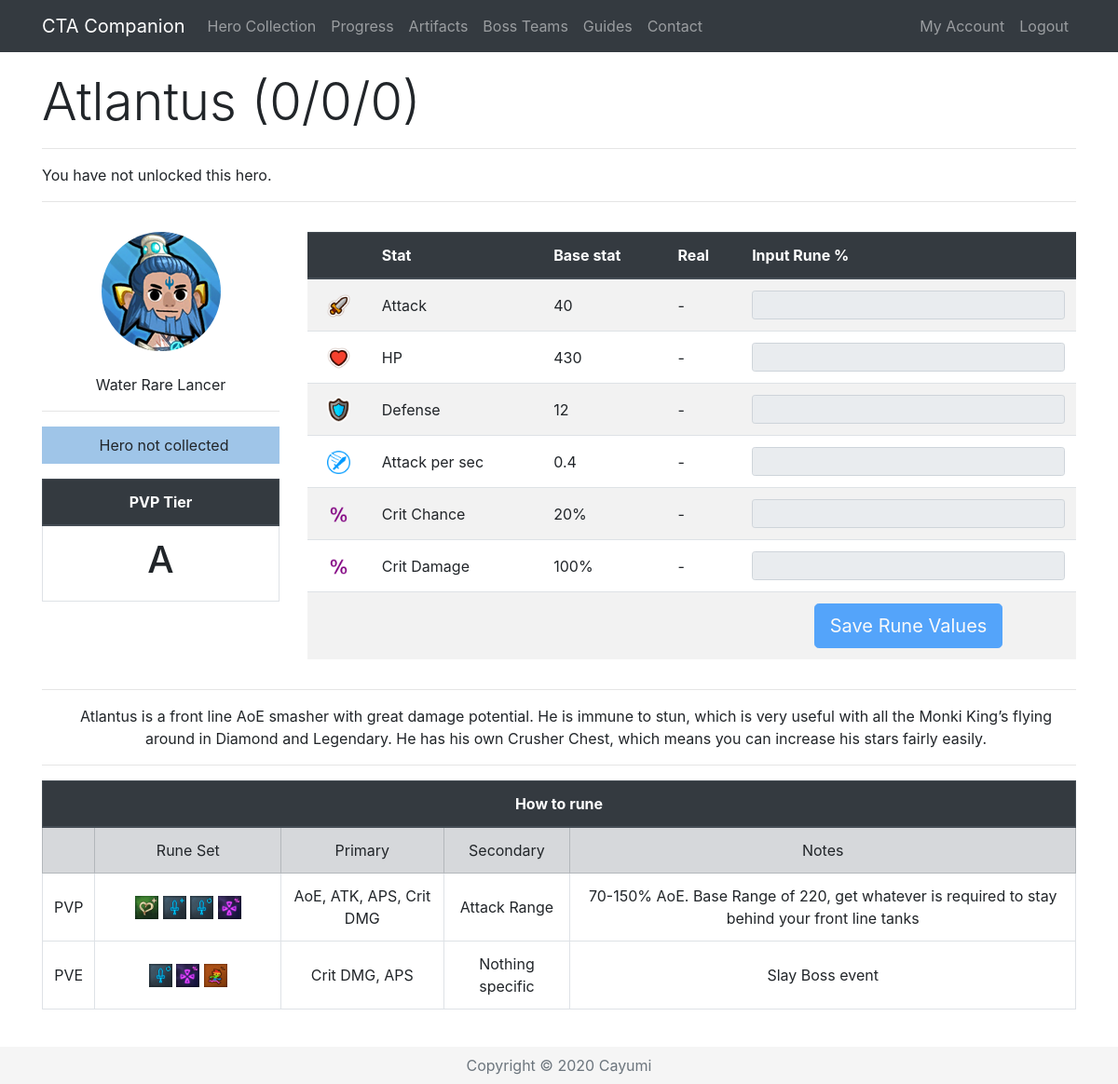
The page /Hero/5 (signed in) on the database as committed earlier.
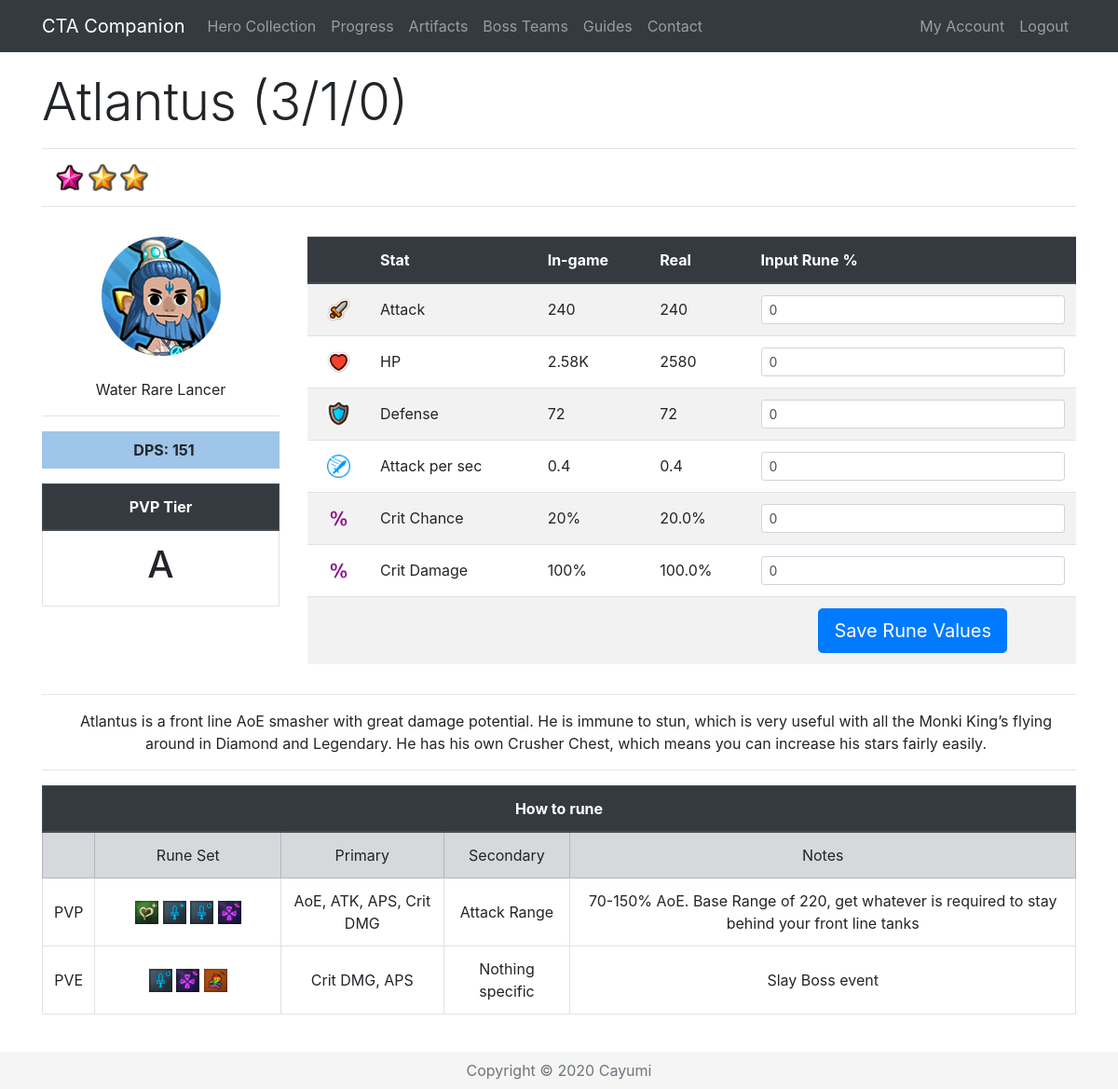
The same page on the database as committed later.
### app/models.py (models this page shows, shortened)
class Base(db.Model):
    id = db.Column(db.Integer, primary_key=True)
    name = db.Column(db.String(32), index=True, unique=True)
    nameSafe = db.Column(db.String(32), index=True, unique=True)
    job = db.Column(db.String(16), index=True)
    rarity = db.Column(db.String(16), index=True)
    element = db.Column(db.String(16), index=True)
    gender = db.Column(db.String(16), index=True)
    crusher = db.Column(db.Integer, index=True)
    fly = db.Column(db.Integer, index=True)
    blitz = db.Column(db.Integer, index=True)
    atk = db.Column(db.Integer, index=True)
    hp = db.Column(db.Integer, index=True)
    defense = db.Column(db.Integer, index=True)
    crit = db.Column(db.Integer, index=True)
    critDmg = db.Column(db.Integer, index=True)
    movespeed = db.Column(db.Integer, index=True)
    aps = db.Column(db.Integer, index=True)
    arange = db.Column(db.Integer, index=True)
    resistance = db.Column(db.Integer, index=True)
    frenzy = db.Column(db.Integer, index=True)
    dodge = db.Column(db.Integer, index=True)
    stun = db.Column(db.Integer, index=True)
    stunTime = db.Column(db.Integer, index=True)
    aoe = db.Column(db.Integer, index=True)
    ult = db.Column(db.Integer, index=True)
    kshp = db.Column(db.Integer, index=True)
    gold = db.Column(db.Integer, index=True)
    freeze = db.Column(db.Integer, index=True)
    freezeTime = db.Column(db.Integer, index=True)
    freezeDmg = db.Column(db.Integer, index=True)
    burn = db.Column(db.Integer, index=True)
    burnTime = db.Column(db.Integer, index=True)
    burnDmg = db.Column(db.Integer, index=True)
    poison = db.Column(db.Integer, index=True)
    poisonTime = db.Column(db.Integer, index=True)
    poisonDmg = db.Column(db.Integer, index=True)
    sp2 = db.Column(db.Integer, index=True)
    sp2num = db.Column(db.Integer, index=True)
    buffElement = db.Column(db.String(16), index=True)
    buffType = db.Column(db.Integer, index=True)
    buffStat = db.Column(db.String(16), index=True)
    buff = db.Column(db.Integer, index=True)
    heroes = db.relationship('Hero', backref='baseStats', lazy='dynamic')

class Hero(db.Model):
    id = db.Column(db.Integer, primary_key=True)
    level = db.Column(db.Integer, index=True)
    awaken = db.Column(db.Integer, index=True)
    wpn = db.Column(db.Integer, index=True)
    medals = db.Column(db.Integer, index=True)
    runedAtk = db.Column(db.Integer, index=True)
    runedHp = db.Column(db.Integer, index=True)
    runedDef = db.Column(db.Integer, index=True)
    runedAps = db.Column(db.Integer, index=True)
    runedCrit = db.Column(db.Integer, index=True)
    runedCritDmg = db.Column(db.Integer, index=True)
    user_id = db.Column(db.Integer, db.ForeignKey('user.id'))
    base_id = db.Column(db.Integer, db.ForeignKey('base.id'))
    def displayStat(self, stat):
        if stat < 1000:
            return str(int(round(stat, 0)))
        elif stat > 1000000:
            return str(round(stat/1000000, 2))+"M"
        else:
            return str(round(stat/1000, 2))+"K"
    def atk(self):
        runedAttack = self.runedAtk
        base = self.baseStats.atk
        level = self.level
        awaken = self.awaken
        atk = int(base * (2 ** (level - 1)) * (1.5 ** awaken))
        runedAtk = atk + (atk * (runedAttack / 100))
        return int(runedAtk)
    def hp(self):
        runedHP = self.runedHp
        base = self.baseStats.hp
        level = self.level
        awaken = self.awaken
        hp = int(base * (2 ** (level - 1)) * (1.5 ** awaken))
        runedHP = hp + (hp * (runedHP / 100))
        return int(runedHP)
    def defense(self):
        runedDef = self.runedDef
        base = self.baseStats.defense
        level = self.level
        awaken = self.awaken
        defense = int(base * (2 ** (level - 1)) * (1.5 ** awaken))
        runedDef = defense + (defense * (runedDef / 100))
        return int(runedDef)
    def aps(self):
        runedAps = self.runedAps
        base = self.baseStats.aps
        runedAps = base + (base * (runedAps / 100))
        return runedAps
    def crit(self):
        runedCrit = self.runedCrit
        base = self.baseStats.crit
        return (base + runedCrit)/100
    def critDmg(self):
        runedDmg = self.runedCritDmg
        base = self.baseStats.critDmg
        return (base + runedDmg)/100
    def dpsSP2(self):
        sp2 = 1
        sp2num = 5
        atk = self.atk()
        aps = self.aps()
        crit = self.crit()
        critDmg = self.critDmg()
        dps = ((atk * aps * (1-crit)) + (atk * aps * crit * critDmg)) * (6 + sp2 * sp2num)/7
        dps = int(round(dps))
        return '{:,}'.format(dps).replace(',', ' ')

### app/routes.py (the view, shortened to what this page needs)
@app.route('/Hero/<heroid>', methods=["GET", "POST"])
@login_required
def hero(heroid):
    user = User.query.join(Hero).filter(Hero.id==heroid)
    selectedHero = Hero.query.get(heroid)
    if request.method == "GET":
        return render_template('hero.html', selectedHero=selectedHero, title=selectedHero.baseStats.name, user=user, heroDict=heroDict)

### app/templates/hero.html (shortened to what this page needs)
{% extends "base.html" %}
{% block content %}
{% if user[0] == current_user %}
{% set current = selectedHero.baseStats.nameSafe %}
 <div class="row pt-3">
    <div class="col-lg-12">
      <h1 class="display-4">{{ selectedHero.baseStats.name }} ({{ selectedHero.level }}/{{ selectedHero.awaken }}/{{ selectedHero.wpn }}) </h1>
      <hr>
        {% if selectedHero.level > 0 %}
      <p class="instructions">
          {% for i in range(selectedHero.awaken) %}
          <img src="{{ url_for('static', filename='awaken.png') }}" width="30" alt="Awaken">
          {% endfor %}
          {%for i in range(selectedHero.level - selectedHero.awaken) %}
          <img src="{{ url_for('static', filename='star.png') }}" width="30" alt="Star">
          {% endfor %}
      </p>
        {% else %}
        <p class="instruction">You have not unlocked this hero.</p>
        {% endif %}
      <hr>
    </div>
 </div>
  <div class="row align-middle">
    <div class="col-lg-3 text-center align-middle pt-3">
        <img class="img-fluid rounded-circle" src="/static/{{selectedHero.baseStats.nameSafe}}.png" alt="{{selectedHero.baseStats.name}}"><br><br>
        {{ selectedHero.baseStats.element }} {{ selectedHero.baseStats.rarity }} {{ selectedHero.baseStats.job }}<hr>
        {% if selectedHero.level > 0 %}
        <p class="instructions {{selectedHero.baseStats.element}}{{selectedHero.baseStats.rarity}}"><b>DPS: {{ selectedHero.dpsSP2() }}</b></p>
        {% else %}
        <p class="instructions {{selectedHero.baseStats.element}}{{selectedHero.baseStats.rarity}}">Hero not collected</p>
        {% endif %}
        <table class="table table-bordered">
        <thead class="thead-dark">
        <tr>
            <th colspan="2">PVP Tier</th>
        </tr>
        </thead>
        <tr>
            <td><h1>
                {% if heroDict[current] %}
                {{ heroDict[current][4] }}
                {% else %}
                -
                {% endif %}
            </h1></td>
        </tr>
    </table>
      </div>
      <div class="col lg-9 pt-3">
<form action="/Hero/{{ selectedHero.id }}" method="post" novalidate>
 <table class="table table-striped">
     <thead class="thead-dark">
          <tr>
              <th>&nbsp;</th>
              <th>Stat</th>
              <th>{% if selectedHero.level > 0 %}In-game{% else %}Base stat{% endif %}</th>
              <th>Real</th>
              <th>Input Rune %</th>
          </tr>
          </thead>
              <tr class="text-left">
                  <td class="align-middle text-center"><img src="{{ url_for('static', filename='atk.png') }}" width="25" alt="Attack"></td>
                  <td class="align-middle">Attack</td>
                  {% if selectedHero.level > 0 %}
                  <td class="align-middle">{{ selectedHero.displayStat(selectedHero.atk()) }}</td>
                  <td class="align-middle">{{ selectedHero.atk() }}</td>
                  <td><input type="text" maxlength="10" class="form-control form-control-sm" id="{{ selectedHero.id }}runedAtk" value="{{ selectedHero.runedAtk }}" name="{{ selectedHero.id }}runedAtk"></td>
                  {% else %}
                  <td class="align-middle">{{ selectedHero.baseStats.atk }}</td>
                  <td class="align-middle">-</td>
                  <td><input type="text" maxlength="10" class="form-control form-control-sm" disabled></td>
                  {% endif %}
              </tr>
              <tr class="text-left">
                  <td class="align-middle text-center"><img src="{{ url_for('static', filename='hp.png') }}" width="25" alt="HP"></td>
                  <td class="align-middle">HP</td>
                  {% if selectedHero.level > 0 %}
                  <td class="align-middle">{{ selectedHero.displayStat(selectedHero.hp()) }}</td>
                  <td class="align-middle">{{ selectedHero.hp() }}</td>
                  <td><input type="text" maxlength="10" class="form-control form-control-sm" id="{{ selectedHero.id }}runedHp" value="{{ selectedHero.runedHp }}" name="{{ selectedHero.id }}runedHp" onkeypress="return isNumber9(event)"></td>
                  {% else %}
                  <td class="align-middle">{{ selectedHero.baseStats.hp }}</td>
                  <td class="align-middle">-</td>
                  <td><input type="text" maxlength="10" class="form-control form-control-sm" disabled></td>
                  {% endif %}
              </tr>
              <tr class="text-left">
                  <td class="align-middle text-center"><img src="{{ url_for('static', filename='def.png') }}" width="25" alt="Defense"></td>
                  <td class="align-middle">Defense</td>
                  {% if selectedHero.level > 0 %}
                  <td class="align-middle">{{ selectedHero.displayStat(selectedHero.defense()) }}</td>
                  <td class="align-middle">{{ selectedHero.defense() }}</td>
                  <td><input type="text" maxlength="10" class="form-control form-control-sm" id="{{ selectedHero.id }}runedDef" value="{{ selectedHero.runedDef }}" name="{{ selectedHero.id }}runedDef" onkeypress="return isNumber9(event)"></td>
                  {% else %}
                  <td class="align-middle">{{ selectedHero.baseStats.defense }}</td>
                  <td class="align-middle">-</td>
                  <td><input type="text" maxlength="10" class="form-control form-control-sm" disabled></td>
                  {% endif %}
              </tr>
              <tr class="text-left">
                  <td class="align-middle text-center"><img src="{{ url_for('static', filename='aps.png') }}" width="25" alt="APS"></td>
                  <td class="align-middle">Attack per sec</td>
                  {% if selectedHero.level > 0 %}
                  <td class="align-middle">{{ selectedHero.aps()|round(2, 'common' ) }}</td>
                  <td class="align-middle">{{ selectedHero.aps() }}</td>
                  <td><input type="text" maxlength="10" class="form-control form-control-sm" id="{{ selectedHero.id }}runedAps" value="{{ selectedHero.runedAps }}" name="{{ selectedHero.id }}runedAps" onkeypress="return isNumber9(event)"></td>
                  {% else %}
                  <td class="align-middle">{{ selectedHero.baseStats.aps }}</td>
                  <td class="align-middle">-</td>
                  <td><input type="text" maxlength="10" class="form-control form-control-sm" disabled></td>
                  {% endif %}
              </tr>
                <tr class="text-left">
                  <td class="align-middle text-center"><img src="{{ url_for('static', filename='crit.png') }}" width="25" alt="Crit Chance"></td>
                  <td class="align-middle">Crit Chance</td>
                  {% if selectedHero.level > 0 %}
                  <td class="align-middle">{{ (selectedHero.crit()*100)|round|int }}%</td>
                  <td class="align-middle">{{ selectedHero.crit()*100 }}% </td>
                  <td><input type="text" maxlength="10" class="form-control form-control-sm" id="{{ selectedHero.id }}runedCrit" value="{{ selectedHero.runedCrit }}" name="{{ selectedHero.id }}runedCrit" onkeypress="return isNumber9(event)"></td>
                  {% else %}
                  <td class="align-middle">{{ selectedHero.baseStats.crit }}%</td>
                  <td class="align-middle">-</td>
                  <td><input type="text" maxlength="10" class="form-control form-control-sm" disabled></td>
                  {% endif %}
                </tr>
              <tr class="text-left">
                  <td class="align-middle text-center"><img src="{{ url_for('static', filename='crit.png') }}" width="25" alt="Crit Damage"></td>
                  <td class="align-middle">Crit Damage</td>
                  {% if selectedHero.level > 0 %}
                  <td class="align-middle">{{ ((selectedHero.critDmg())*100)|round|int }}%</td>
                  <td class="align-middle">{{ (selectedHero.critDmg()*100)|round(2, 'common') }}%</td>
                  <td><input type="text" maxlength="10" class="form-control form-control-sm" id="{{ selectedHero.id }}runedCritDmg" value="{{ selectedHero.runedCritDmg }}" name="{{ selectedHero.id }}runedCritDmg" onkeypress="return isNumber9(event)"></td>
                  {% else %}
                  <td class="align-middle">{{ selectedHero.baseStats.critDmg }}%</td>
                  <td class="align-middle">-</td>
                  <td><input type="text" maxlength="10" class="form-control form-control-sm" disabled></td>
                  {% endif %}
              </tr>
     <tr class="text-center">
                  <td>&nbsp;</td>
                  <td>&nbsp;</td>
                  <td>&nbsp;</td>
                  <td>&nbsp;</td>
                  {% if selectedHero.level > 0 %}
                  <td><button class="btn btn-primary btn-lg" type="submit">Save Rune Values</button></td>
                  {% else %}
                  <td><button class="btn btn-primary btn-lg" type="submit" disabled>Save Rune Values</button></td>
                  {% endif %}
              </tr>
          </table>
</form>
    </div>
      </div>
{% if heroDict[current] %}
<div class="row">
    <div class="col-lg-12 text-center">
        <hr>
        <p class="instructions">{{ heroDict[current][5] }}</p>
        <hr>
    </div>
</div>
<div class="row">
    <div class="col-lg-12 text-center">
      <table class="table table-bordered">
          <thead class="thead-dark">
          <tr>
              <th colspan="5">How to rune</th>
          </tr>
          </thead>
          <tr class="table-secondary align-middle">
              <td>&nbsp;</td>
              <td width="18%">Rune Set</td>
              <td>Primary</td>
              <td>Secondary</td>
              <td>Notes</td>
          </tr>
          <tr class="align-middle">
              <td class="align-middle">PVP</td>
              <td class="align-middle">
                  {% for i in heroDict[current][0] %}
                  <img class="img-fluid" src="/static/{{i}}.png" alt="{{i}}" name="{{i}}" width="25">
                  {% endfor %}
              </td>
              <td class="align-middle">{{ heroDict[current][1] }}</td>
              <td class="align-middle">{{ heroDict[current][2] }}</td>
              <td class="align-middle">{{ heroDict[current][3] }}</td>
          </tr>
{% if heroDict[current][6] %}
            <tr>
              <td class="align-middle">PVE</td>
              <td class="align-middle">
                  {% for i in heroDict[current][6] %}
                  <img class="img-fluid" src="/static/{{i}}.png" alt="{{i}}" name="{{i}}" width="25">
                  {% endfor %}
              </td>
              <td class="align-middle">{{ heroDict[current][7] }}</td>
              <td class="align-middle">{{ heroDict[current][8] }}</td>
              <td class="align-middle">{{ heroDict[current][9] }}</td>
          </tr>
{% endif %}
      </table>
    </div>
</div>
{% endif %}
<br>
{% endif %}
{% endblock %}

Rows that differ between the two databases and show on the page:
shown differently, row unchanged: Base "Atlantus": baseStats.atk "40" → (not shown); baseStats.hp "430" → (not shown); baseStats.defense "12" → (not shown); baseStats.aps "0.4" → (not shown); baseStats.crit "20" → (not shown); baseStats.critDmg "100" → (not shown)
changed Hero: level "0" → "3"; awaken "0" → "1"; dpsSP2 (not shown) → "151"; displayStat (not shown) → "240"; atk (not shown) → "240"; runedAtk (not shown) → "0"; displayStat (not shown) → "2.58K"; hp (not shown) → "2580"; runedHp (not shown) → "0"; displayStat (not shown) → "72"; defense (not shown) → "72"; runedDef (not shown) → "0"; aps (not shown) → "0.4"; runedAps (not shown) → "0"; (selectedHero.crit()*100)|round|int (not shown) → "20"; selectedHero.crit()*100 (not shown) → "20.0"; runedCrit (not shown) → "0"; ((selectedHero.critDmg())*100)|round|int (not shown) → "100"; (selectedHero.critDmg()*100)|round(2,'common') (not shown) → "100.0"; runedCritDmg (not shown) → "0"
Other text that changed with them:
text no longer shown: "You have not unlocked this hero. Hero not collected Base stat - - - - - -"
text now shown: "DPS: In-game"
